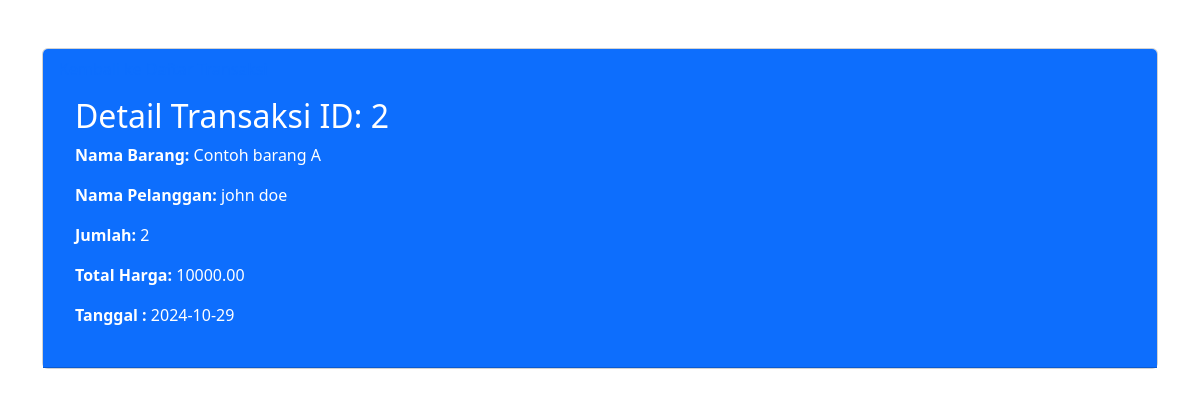
Screenshot of /index.php?controller=transaksi&action=detail&id=2 with the database file from the repository.
### tables this page shows
CREATE TABLE `transaksi` (
  `id_transaksi` int(11) NOT NULL,
  `kode_barang` varchar(50) NOT NULL,
  `id_pelanggan` varchar(50) NOT NULL,
  `jumlah` int(11) NOT NULL,
  `total_harga` decimal(10,2) NOT NULL,
  `tanggal` date NOT NULL
);

CREATE TABLE `barang` (
  `kode_barang` varchar(50) NOT NULL,
  `nama_barang` varchar(50) NOT NULL,
  `harga` decimal(10,0) NOT NULL,
  `stok` int(11) NOT NULL
);

CREATE TABLE `pelanggan` (
  `id_pelanggan` varchar(50) NOT NULL,
  `nama_pelanggan` varchar(50) NOT NULL,
  `alamat` varchar(50) NOT NULL
);

### App/controllers/TransaksiController.php (called while the page is built, shortened)
<?php
require_once __DIR__ . '/../models/Transaksi.php';
class TransaksiController
{
    private $transaksiModel;
    public function __construct($db)
    {
        $this->transaksiModel = new Transaksi($db);
    }
    public function detail($id)
    {
        $transaksiDetail = $this->transaksiModel->getDetailTransaksi($id);
        require_once __DIR__ . '/../views/transaksi/detail.php';
    }
}

### App/models/transaksi.php (called while the page is built, shortened)
<?php
class Transaksi
{
    private $db;
    public function __construct($database)
    {
        $this->db = $database;
    }
    public function getDetailTransaksi($id)
    {
        $query = "SELECT t.id_transaksi, p.nama_barang, pel.nama_pelanggan, t.jumlah, t.total_harga, t.tanggal
              FROM transaksi t
              JOIN barang p ON t.kode_barang = p.kode_barang
              JOIN pelanggan pel ON t.id_pelanggan = pel.id_pelanggan
              WHERE t.id_transaksi = :id";
        $stmt = $this->db->prepare($query);
        $stmt->bindParam(':id', $id);
        $stmt->execute();
        return $stmt->fetch(PDO::FETCH_ASSOC);
    }
}

### App/Views/Transaksi/detail.php (the view, shortened to what this page needs)
<!DOCTYPE html>
<html lang="id">
<head>
    <link href="https://cdn.jsdelivr.net/npm/bootstrap@5.3.3/dist/css/bootstrap.min.css" rel="stylesheet">
</head>
<body>
    <div class="container mt-5">
        <div class="card">
        <div class="card-header bg-primary text-white">
    <nav>
        <a href="index.php?controller=transaksi&action=index">Kembali ke Daftar Transaksi</a>
    </nav>
    <div class="card-body">
        <h2>Detail Transaksi ID: <?= htmlspecialchars($transaksiDetail['id_transaksi']) ?></h2>
        <p><strong>Nama Barang:</strong> <?= htmlspecialchars($transaksiDetail['nama_barang']) ?></p>
        <p><strong>Nama Pelanggan:</strong> <?= htmlspecialchars($transaksiDetail['nama_pelanggan']) ?></p>
        <p><strong>Jumlah:</strong> <?= htmlspecialchars($transaksiDetail['jumlah']) ?></p>
        <p><strong>Total Harga:</strong> <?= htmlspecialchars($transaksiDetail['total_harga']) ?></p>
        <p><strong>Tanggal :</strong> <?= htmlspecialchars($transaksiDetail['tanggal']) ?></p>
    </div>
    </div>
</div>
</body>
</html>

### rows the page displays
transaksi: id_transaksi "2", kode_barang.nama_barang "Contoh barang A", id_pelanggan.nama_pelanggan "john doe", jumlah "2", total_harga "10000.00", tanggal "2024-10-29"
